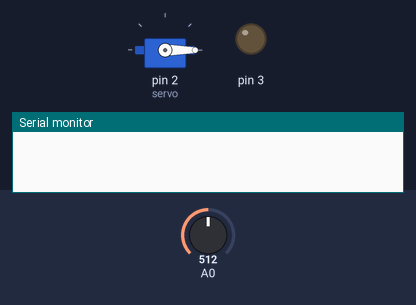
A sketch run on a simulated Arduino Uno, built with avr-gcc and run on an emulated ATmega328P. Shown: servo, output pins drawn as LEDs (lit = HIGH), the last lines printed to the serial monitor. The inputs (shaded band) are chosen by the test bench; at power-on: A0 = 512.

Above: at 0.1 s.
At 10.1 s:
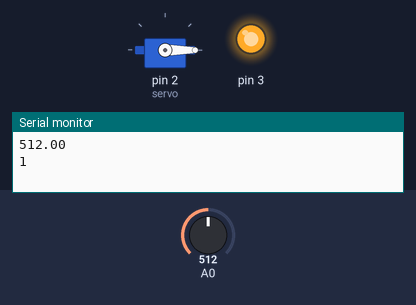
Timing chart, 0 to 11.6 s (numbered marks = the images above):
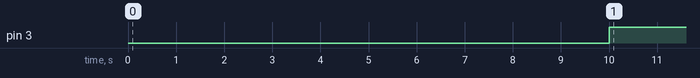

Measured:
- by itself, pin 3: LOW → HIGH at 10.0 s

The sketch:

Clean.ino
```cpp
#include <Servo.h>
#include <SmokeSensor.h>
#include <Fan.h>

Fan fan;
SmokeSensor ss;
Servo servo;

void setup()
{
  Serial.begin(9600);
  servo.write(0);
  //Pin servo
  servo.attach(2);
  //Pin Sensor
  ss.setPin(A0);
  //Pin ventilador
  fan.setPin(3);
  //delay
  delay(10000);
}

void loop()
{
  Serial.println(ss.sRead());
  Serial.println(ss.isSmoking());
  if(ss.isSmoking())
  {
    fan.fanOn();
    if (fan.isFanOn())
    {
      fan.turn(servo);
    }
  }
  else
  {
    fan.fanOff();
  }

  delay(500);
}
```

Fan.h
```cpp
#ifndef Fan_h
#define Fan_h
#include "Servo.h"
#include "Arduino.h"

/*
  Un ventilador se activa cuando se crea una instancia de la clase Fan,
  para definir el pin, se usa el metodo setPin()


  *********El pin donde se conecte el ventilador debe ser PWN*********

  Metodos de la clase Fan:

  setPin()   - Establece el pin donde esta conectado el ventilador
  fanOn()    - Enciende el ventilador
  isFanOn()  - Retorna el estado actual del ventilador (1 si esta encendido, 0 si esta apagado)
  fanOff()   - Apaga el ventilador
  turn()     - Empieza a girar el servo (Se debe enviar un objeto de tipo servo)

*/


class Fan
{
private:
    byte pin;
public:
    void setPin(byte pin);
    void fanOn();
    bool isFanOn();
    void fanOff();
    void turn(Servo servo);
};
#endif
```

SmokeSensor.h
```cpp
#ifndef SmokeSensor_h
#define SmokeSensor_h
#include "Arduino.h"
/*
  El sensor de humo se activa cuando se crea una instancia de la clase SmokeSensor,
  para definir el pin, se usa el metodo setPin().

  Metodos de la clase SmokeSensor:

  setPin()     - Establece el pin donde esta conectado el sensor de humo
  getPin()     - Retorna el pin
  sRead()      - Retorna la lectura del sensor de humo
  isSmoking()  - Retorna 1 si hay humo, de lo contrario, 0

*/

class SmokeSensor
{
private:
  byte pin;

public:
  void setPin(byte pin);
  byte getPin();
  float sRead();
  bool isSmoking();
};
#endif
```
